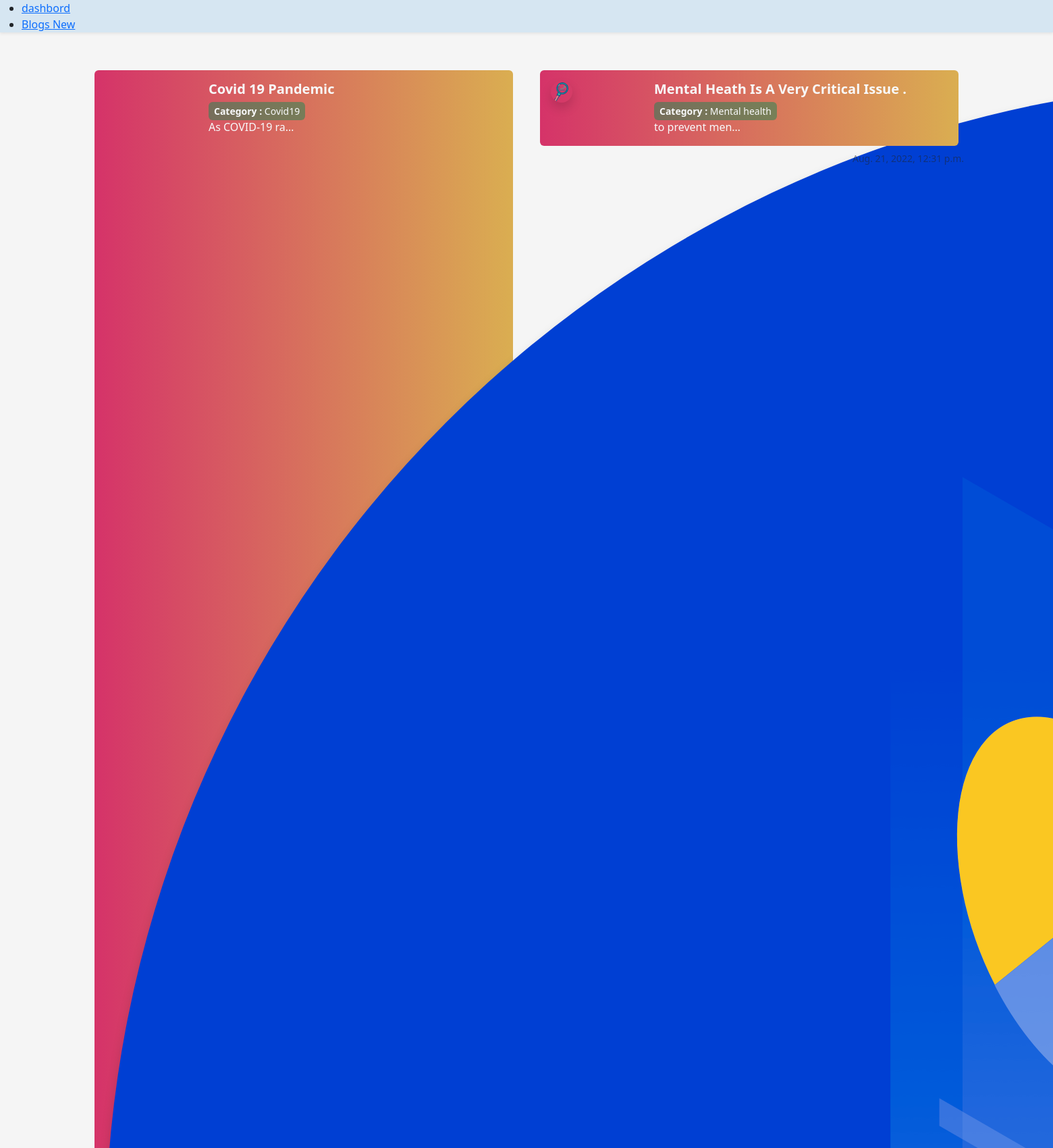
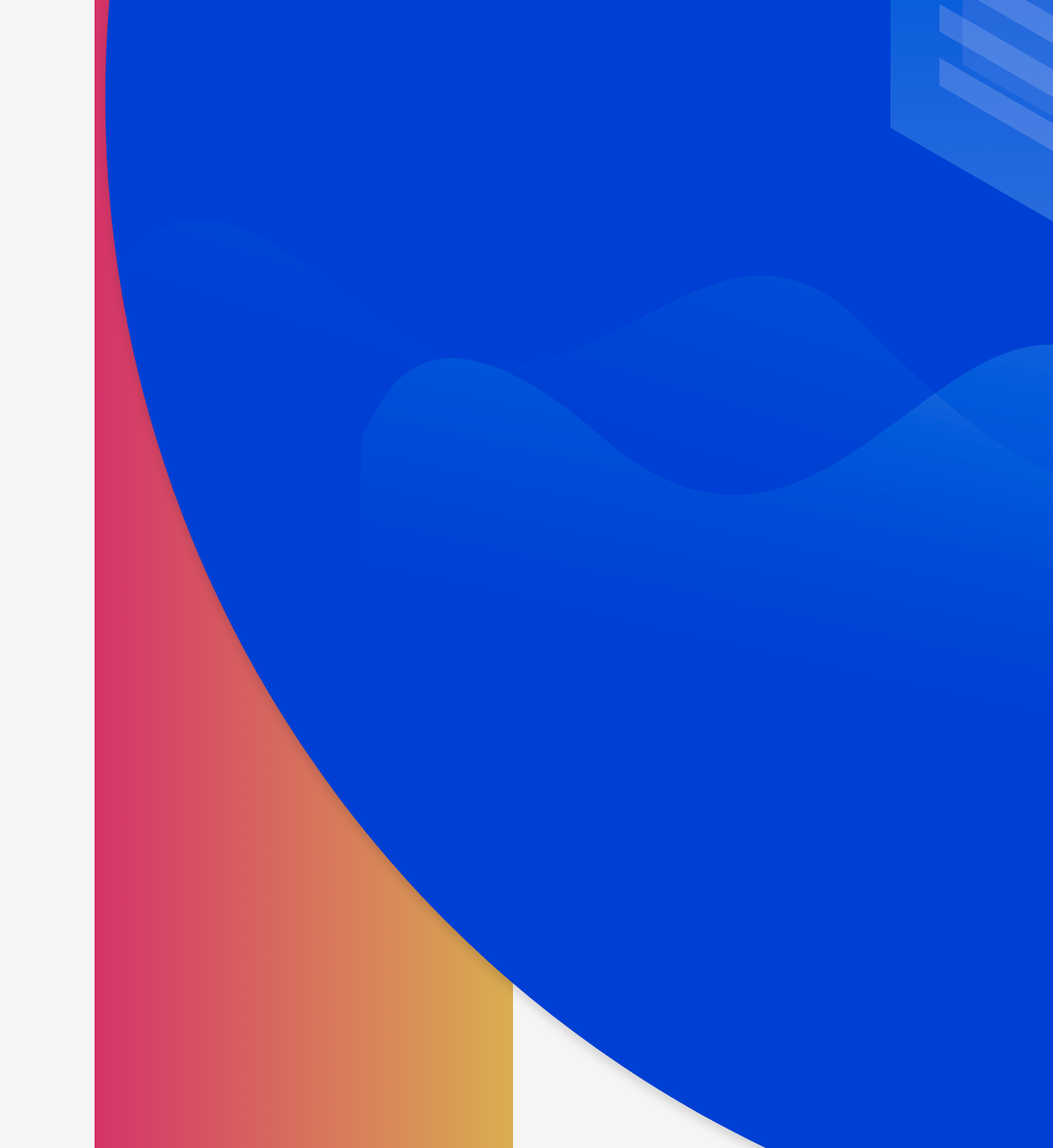
Screenshot of /all_blogs/ (upper part) with the database file from the repository (2 pictures, top to bottom).
### hospital/models.py (models this page shows, shortened)
class BlogModel(models.Model):
    user = models.ForeignKey(User, on_delete=models.CASCADE)
    title = models.CharField(max_length=200)
    slug = AutoSlugField(max_length=200, unique=True, populate_from='title', editable=True)
    summary = models.CharField(max_length=200)
    blog_image = models.ImageField(upload_to='media', blank=True)
    content = models.TextField()
    modified_at = models.DateTimeField(auto_now_add=True)
    updated_at = models.DateTimeField(auto_now=True)
    is_draft = models.BooleanField(default=False)
    is_published = models.BooleanField(default=True)
    MENTALHEALTH = 'MH'
    COVID19 = 'C19'
    HEARTDISEASE = 'HD'
    IMMUNIZATION = 'IM'
    choices = [
        (MENTALHEALTH , 'Mental health'),
        (COVID19 , 'Covid19'),
        (HEARTDISEASE , 'Heart Disease'),
        (IMMUNIZATION , 'Immunization'),
    ]
    category = models.CharField(max_length=200, choices=choices)
    def get_absolute_url(self):
        return reverse("blog_view", kwargs={"slug": self.slug})

### hospital/views.py (the view)
# urls.py: path('all_blogs/', views.all_blogs, name='all_blogs'),
def all_blogs(request):
    blogs = BlogModel.objects.all()
    context = {
        'blogs': blogs,
    }
    return render(request, 'hospital/all_blog.html', context)

### hospital/templates/hospital/all_blog.html (shortened to what this page needs)
{% extends 'hospital/base.html' %}
{% block content %}
<div class="container">
        <div class="row mt-5">
        {% for blog in blogs %}
        {% if blog.is_published == True %}
            <div class="col-md-6 ">
                <div class=" blog_card_bg m-2 p-3 rounded uk-box-shadow-medium mb-2 uk-card-hover">
                    <div class="row">
                        <div class="col-md-3">
                            <img src="{{ blog.blog_image.url }}" style="height:auto;width: auto;" class=" shadow img-cover rounded-circle text-center" alt="">
                        </div>
                        <div class="col-md-9">
                            <h5 class="text-light text-capitalize" "><a href="{{blog.get_absolute_url}}" class="text-decoration-none text-light"><strong>{{ blog.title }}</strong></a></h5>
                            <small class = "bg-success bg-opacity-50 rounded ps-2 pe-2 pt-1 pb-1 hospital-1 mt-1 mb-1 text-light" ><strong>Category : </strong> {{ blog.get_category_display }}</small>
                            <p class="text-light m-0">{{ blog.summary | truncatechars:15}}</p>
                        </div>
                    </div>
                </div>
                <small class="opacity-50 float-end">{{blog.updated_at}}</small>
            </div>
        {% endif %}
    {% endfor %}
    </div>
</div>
{% endblock %}

### hospital/templates/hospital/all_blog.html (style rules this page uses)
.blog_card_bg { background: linear-gradient(90deg, #d53369 0%, #daae51 100%); }

### rows the page displays
BlogModel: blog_image (picture), title "Covid 19 Pandemic", category "Covid19", summary "As COVID-19 ra…"
BlogModel: blog_image (picture), title "Mental Heath Is A Very Critical Issue .", category "Mental health", summary "to prevent men…", updated_at "Aug. 21, 2022, 12:31 p.m."
